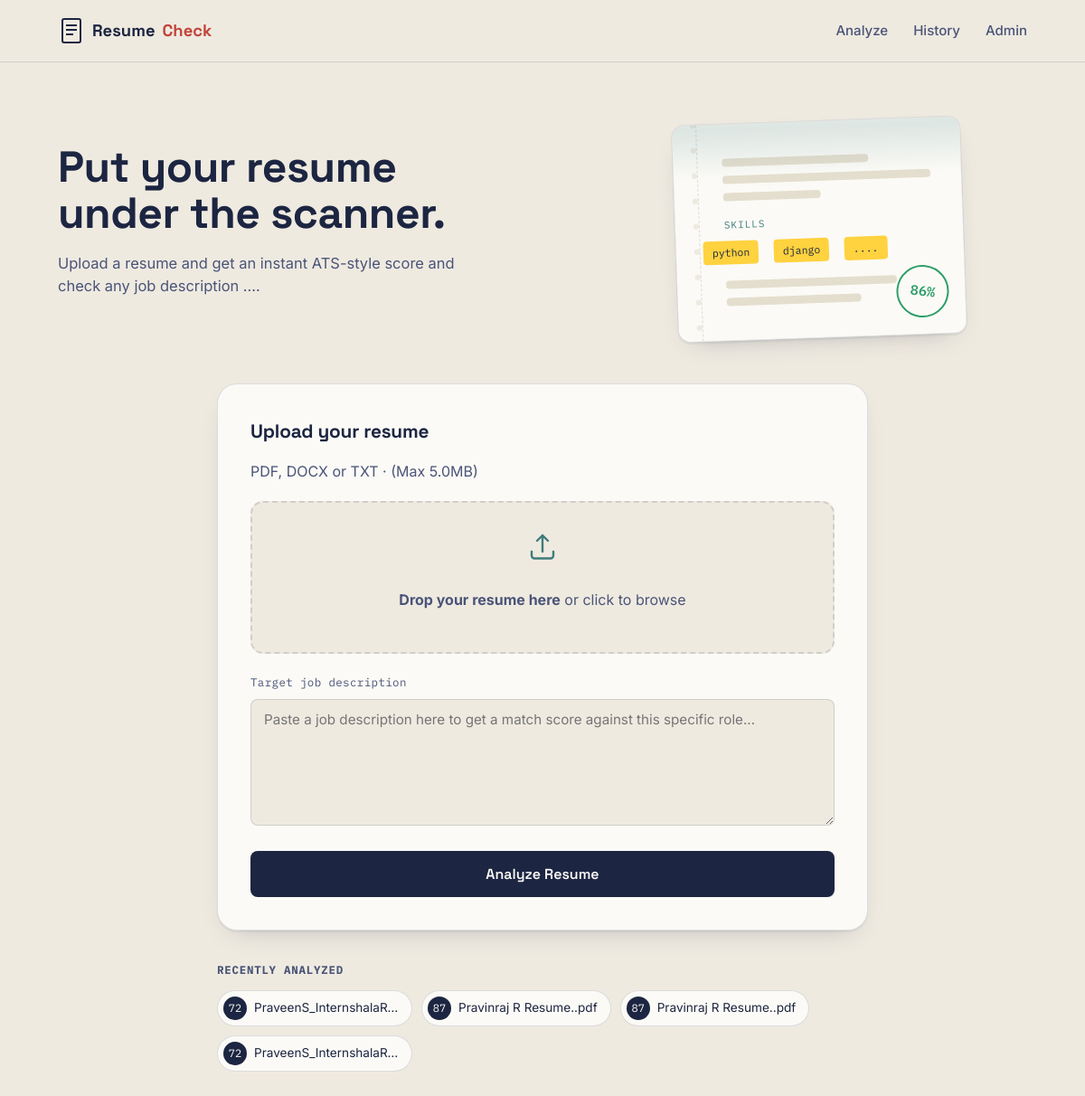
The page / on the database its author committed.
### analyzer/models.py (models this page shows, shortened)
class ResumeAnalysis(models.Model):
    user = models.ForeignKey(User, on_delete=models.CASCADE, null=True, blank=True,
                              related_name="analyses")
    resume_file = models.FileField(upload_to=resume_upload_path)
    original_filename = models.CharField(max_length=300)
    job_description = models.TextField(blank=True, null=True)
    extracted_text = models.TextField(blank=True)
    ats_score = models.FloatField(default=0)
    ats_grade = models.CharField(max_length=50, blank=True)
    jd_match_percent = models.FloatField(null=True, blank=True)
    report_json = models.JSONField(default=dict)
    created_at = models.DateTimeField(auto_now_add=True)
    class Meta:
        ordering = ["-created_at"]
        verbose_name_plural = "Resume Analyses"

### analyzer/views.py (the view)
# urls.py: path("", views.home, name="home"),
def home(request):
    form = ResumeUploadForm()
    recent = ResumeAnalysis.objects.all()[:5]
    return render(request, "analyzer/home.html", {"form": form, "recent": recent})

### analyzer/forms.py (shortened to what this page needs)
class ResumeUploadForm(forms.Form):
    resume_file = forms.FileField(
        label="Upload your resume",
        widget=forms.ClearableFileInput(attrs={
            "accept": ".pdf,.docx,.txt",
            "class": "file-input",
        }),
    )
    job_description = forms.CharField(
        label="Target job description ",
        required=False,
        widget=forms.Textarea(attrs={
            "rows": 6,
            "placeholder": "Paste a job description here to get a match score "
                           "against this specific role ...",
            "class": "textarea-input",
        }),
    )

### analyzer/templates/analyzer/home.html (shortened to what this page needs)
{% extends "analyzer/base.html" %}
{% load static %}
{% block content %}
<section class="hero">
  <div class="container hero-grid">
    <div class="hero-copy">
      <h1>Put your resume<br>under the scanner.</h1>
      <p class="hero-sub">
        Upload a resume and get an instant ATS-style score and check any job
        description ....
      </p>
    </div>
    <div class="hero-visual" aria-hidden="true">
      <div class="scan-card">
        <div class="scan-beam"></div>
        <div class="doc-line" style="width: 60%"></div>
        <div class="doc-line" style="width: 85%"></div>
        <div class="doc-line" style="width: 40%"></div>
        <div class="doc-tag">SKILLS</div>
        <div class="doc-chip">python</div>
        <div class="doc-chip">django</div>
        <div class="doc-chip">....</div>
        <div class="doc-line" style="width: 70%"></div>
        <div class="doc-line" style="width: 55%"></div>
        <div class="scan-stamp">86%</div>
      </div>
    </div>
  </div>
</section>
<section class="upload-section">
  <div class="container">
    <div class="upload-card">
      <h2>Upload your resume</h2>
      <p class="muted">PDF, DOCX or TXT &middot; (Max 5.0MB)</p>
      <form action="{% url 'analyzer:analyze' %}" method="post" enctype="multipart/form-data" id="analyze-form">
        <div class="dropzone" id="dropzone">
          <div class="dropzone-content">
            <svg width="36" height="36" viewBox="0 0 24 24" fill="none" stroke="currentColor" stroke-width="1.6">
              <path d="M12 16V4M12 4l-4 4M12 4l4 4" stroke-linecap="round" stroke-linejoin="round"/>
              <path d="M4 16v3a2 2 0 0 0 2 2h12a2 2 0 0 0 2-2v-3" stroke-linecap="round" stroke-linejoin="round"/>
            </svg>
            <p><strong>Drop your resume here</strong> or click to browse</p>
          </div>
        </div>
        <label class="field-label" for="id_job_description">Target job description </label>
        <textarea name="job_description" id="id_job_description" rows="6"
          placeholder="Paste a job description here to get a match score against this specific role..."></textarea>
        <button type="submit" class="btn-primary" id="submit-btn">
          <span class="btn-label">Analyze Resume</span>
        </button>
      </form>
    </div>
    {% if recent %}
    <div class="recent-strip">
      <h3>Recently analyzed</h3>
      <div class="recent-list">
        {% for item in recent %}
        <a href="{% url 'analyzer:result' item.pk %}" class="recent-chip">
          <span class="recent-score">{{ item.ats_score|floatformat:0 }}</span>
          <span class="recent-name">{{ item.original_filename }}</span>
        </a>
        {% endfor %}
      </div>
    </div>
    {% endif %}
  </div>
</section>
{% endblock %}

### rows shown on the page
ResumeAnalysis: ats_score "72", original_filename "PraveenS_InternshalaR…"
ResumeAnalysis: ats_score "87", original_filename "Pravinraj R Resume..pdf"
ResumeAnalysis: ats_score "87", original_filename "Pravinraj R Resume..pdf"
ResumeAnalysis: ats_score "72", original_filename "PraveenS_InternshalaR…"
